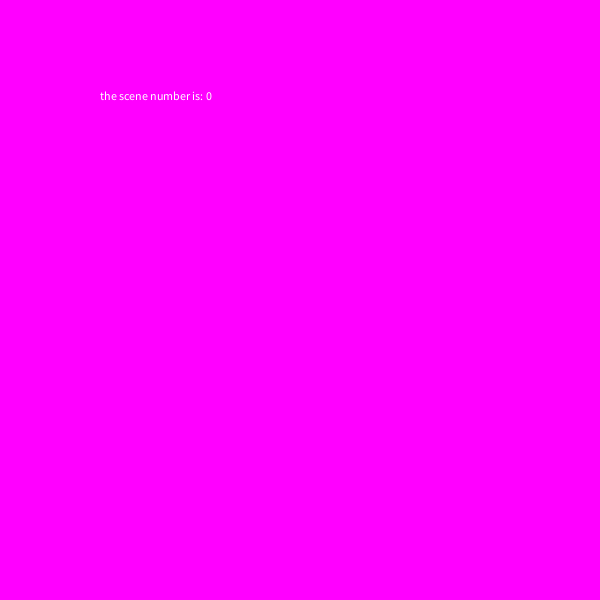
Frame 1 (no input)
Frame 60 (the mouse pressed at the canvas centre just before this capture): identical to frame 1, image omitted
Frame 120 (the mouse held since frame 60 and released just before this capture): identical to frame 1, image omitted

The Processing sketch that drew this single still picture (run headless with seeded random() and noise(); from frame 60 on, the mouse is pressed at the canvas centre):

// Processing sketch: sketch_5
// ── sketch_5.pde
int sceneNumber = 0; 

void setup() {
  size(600, 600);
}

void draw() {

  //write a switch for your scenes

  if (sceneNumber < 0) {
    sceneNumber = 3;
  }

  if (sceneNumber > 3) {
    sceneNumber = 0;
  }


  println(sceneNumber);

  switch(sceneNumber) {
  case 0: 
    scene0();
    break;
  case 1: 
    scene1();
    break;
  case 2: 
    scene2();
    break;

  case 3: 
    scene3();
    break;
  }
   
  fill(255); 
  text("the scene number is: " + str(sceneNumber), 100, 100);
}

//use the void keyPressed functions to increase the scene number with the right key 
//and decrease the screen number with the left key 

void keyPressed() {
  if (key == CODED) {
    if (keyCode == LEFT) {
      sceneNumber =  sceneNumber - 1;
    } else if (keyCode == RIGHT) {

      sceneNumber = sceneNumber + 1;
    }
  }
}




void scene0() {
  background(255, 0, 255);
}

void scene1() {
  background(0, 0, 255);
}

void scene2() {
  background(0, 255, 255);
}

void scene3() {
  background(255, 0, 0);
}
